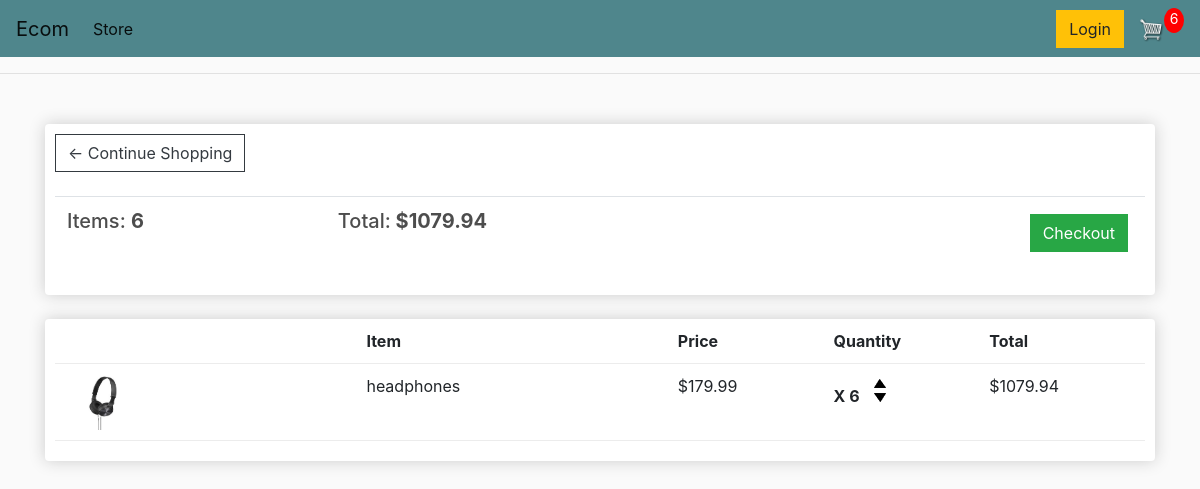
The app's page /cart/ (signed in) with its own data.
### store/models.py (models this page shows, shortened)
class Order(models.Model):
    customer = models.ForeignKey(Customer, on_delete=models.SET_NULL, null=True, blank=True)
    date_ordered = models.DateTimeField(auto_now_add=True)
    complete = models.BooleanField(default=False)
    transaction_id = models.CharField(max_length=100, null=True)
    @property
    def get_cart_total(self):
        orderitems = self.orderitem_set.all()
        total=sum([item.get_total for item in orderitems])
        total=round(total,2)
        return total
    @property
    def get_cart_items(self):
        orderitems = self.orderitem_set.all()
        total=sum([item.quantity for item in orderitems])
        return total

class OrderItem(models.Model):
    product = models.ForeignKey(Product, on_delete=models.SET_NULL, null=True)
    order = models.ForeignKey(Order, on_delete=models.SET_NULL, null=True)
    quantity = models.IntegerField(default=0, null=True, blank=True)
    date_added = models.DateTimeField(auto_now_add=True)
    @property
    def get_total(self):
        total=self.product.price*self.quantity
        total=round(total,2)
        return total

class Product(models.Model):
    name = models.CharField(max_length=200)
    price = models.FloatField()
    digital = models.BooleanField(default=False,null=True, blank=True)
    image = models.ImageField(null=True,blank=True)
    @property
    def imageURL(self):
        try:
            url=self.image.url
        except:
            url=''
        return url

### store/views.py (the view)
# urls.py: path('cart/',views.cart,name="cart"),
def cart(request):
    if request.user.is_authenticated:
        customer = request.user.customer
        order, created = Order.objects.get_or_create(customer=customer, complete=False)
        items = order.orderitem_set.all()
        cartItems = order.get_cart_items
    else:
        cookieData = cookieCart(request)
        cartItems = cookieData['cartItems']
        order = cookieData['order']
        items = cookieData['items']
    context = {'items':items,'order':order,'cartItems':cartItems}
    return render(request,'store/cart.html', context)

### store/templates/store/cart.html
{% extends 'store/main.html' %}
{% load static %}
{% block content %}
    <div class="row">
        <div class="col-lg-12">
            <div class="box-element">
                <a  class="btn btn-outline-dark" href="{% url 'store' %}">&#x2190; Continue Shopping</a>
                <br>
                <br>
                <table class="table">
                    <tr>
                        <th><h5>Items: <strong>{{order.get_cart_items}}</strong></h5></th>
                        <th><h5>Total:<strong> ${{order.get_cart_total}}</strong></h5></th>
                        <th>
                            <a  style="float:right; margin:5px;" class="btn btn-success" href="{% url 'checkout' %}">Checkout</a>
                        </th>
                    </tr>
                </table>
            </div>
            <br>
            <div class="box-element">
                <div class="cart-row">
                    <div style="flex:2"></div>
                    <div style="flex:2"><strong>Item</strong></div>
                    <div style="flex:1"><strong>Price</strong></div>
                    <div style="flex:1"><strong>Quantity</strong></div>
                    <div style="flex:1"><strong>Total</strong></div>
                </div>
                {% for item in items %}
                <div class="cart-row">
                    <div style="flex:2"><img class="row-image" src="{{ item.product.imageURL }}"></div>
                    <div style="flex:2"><p>{{ item.product.name }}</p></div>
                    <div style="flex:1"><p>${{ item.product.price }}</p></div>
                    <div style="flex:1">
                        <p class="quantity">X {{item.quantity}}</p>
                        <div class="quantity">
                            <img data-product="{{item.product.id}}" data-action="add" class="chg-quantity update-cart" src="{% static  'images/arrow-up.png' %}">
                            <img data-product="{{item.product.id}}" data-action="remove" class="chg-quantity update-cart" src="{% static  'images/arrow-down.png' %}">
                        </div>
                    </div>
                    <div style="flex:1"><p>${{item.get_total}}</p></div>
                </div>
                {% endfor %}
            </div>
        </div>
    </div>
{% endblock content %}

### static/css/main.css (style rules this page uses)
body { background-color: hsl(0, 0%, 98%); }
h1,h2,h3,h4,h5,h6 { color:hsl(0, 0%, 30%); }
.box-element { box-shadow:hsl(0, 0%, 80%) 0 0 16px; background-color: #fff; border-radius: 4px; padding: 10px; }
.col-lg-4, .col-lg-6, .col-lg-8, .col-lg-12 { margin-top: 10px; }
.btn { border-radius: 0; }
.row-image { width: 100px; }
.cart-row { display: flex; align-items: flex-stretch; padding-bottom: 10px; margin-bottom: 10px; border-bottom: 1px solid #ececec; }
.quantity { display: inline-block; font-weight: 700; padding-right:10px; }
.chg-quantity { width: 12px; cursor: pointer; display: block; margin-top: 5px; transition:.1s; }

### records on screen
Order: get_cart_items "6", get_cart_total "1079.94"
OrderItem: product.imageURL (picture), product.name "headphones", product.price "179.99", quantity "6", get_total "1079.94"

### other values on screen
{{ cartItems }} "6"
